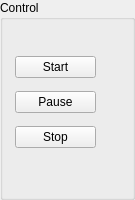
    <widget class="QGroupBox" name="control_group_box">
     <property name="geometry">
      <rect>
       <x>10</x>
       <y>-10</y>
       <width>135</width>
       <height>200</height>
      </rect>
     </property>
     <property name="minimumSize">
      <size>
       <width>0</width>
       <height>0</height>
      </size>
     </property>
     <property name="maximumSize">
      <size>
       <width>16777215</width>
       <height>200</height>
      </size>
     </property>
     <property name="title">
      <string>Control</string>
     </property>
     <property name="flat">
      <bool>false</bool>
     </property>
     <widget class="QWidget" name="verticalLayoutWidget_2">
      <property name="geometry">
       <rect>
        <x>10</x>
        <y>40</y>
        <width>91</width>
        <height>125</height>
       </rect>
      </property>
      <layout class="QVBoxLayout" name="control_layout" stretch="0,0,0">
       <property name="spacing">
        <number>2</number>
       </property>
       <property name="sizeConstraint">
        <enum>QLayout::SetDefaultConstraint</enum>
       </property>
       <property name="margin">
        <number>5</number>
       </property>
       <item>
        <widget class="QPushButton" name="start_button">
         <property name="text">
          <string>Start</string>
         </property>
        </widget>
       </item>
       <item>
        <widget class="QPushButton" name="pause_button">
         <property name="text">
          <string>Pause</string>
         </property>
        </widget>
       </item>
       <item>
        <widget class="QPushButton" name="stop_button">
         <property name="text">
          <string>Stop</string>
         </property>
         <property name="default">
          <bool>false</bool>
         </property>
        </widget>
       </item>
      </layout>
     </widget>
    </widget>
